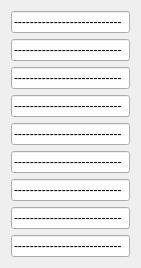
   <widget class="QWidget" name="layoutWidget">
    <property name="geometry">
     <rect>
      <x>151</x>
      <y>278</y>
      <width>141</width>
      <height>248</height>
     </rect>
    </property>
    <layout class="QVBoxLayout" name="verticalLayout_2">
     <item>
      <widget class="QLineEdit" name="estimate1_2">
       <property name="text">
        <string>---------------------------</string>
       </property>
       <property name="readOnly">
        <bool>true</bool>
       </property>
      </widget>
     </item>
     <item>
      <widget class="QLineEdit" name="estimate1_3">
       <property name="text">
        <string>---------------------------</string>
       </property>
       <property name="readOnly">
        <bool>true</bool>
       </property>
      </widget>
     </item>
     <item>
      <widget class="QLineEdit" name="estimate1_4">
       <property name="text">
        <string>---------------------------</string>
       </property>
       <property name="readOnly">
        <bool>true</bool>
       </property>
      </widget>
     </item>
     <item>
      <widget class="QLineEdit" name="estimate1_5">
       <property name="text">
        <string>---------------------------</string>
       </property>
       <property name="readOnly">
        <bool>true</bool>
       </property>
      </widget>
     </item>
     <item>
      <widget class="QLineEdit" name="estimate1_6">
       <property name="text">
        <string>---------------------------</string>
       </property>
       <property name="readOnly">
        <bool>true</bool>
       </property>
      </widget>
     </item>
     <item>
      <widget class="QLineEdit" name="estimate1_7">
       <property name="text">
        <string>---------------------------</string>
       </property>
       <property name="readOnly">
        <bool>true</bool>
       </property>
      </widget>
     </item>
     <item>
      <widget class="QLineEdit" name="estimate1_8">
       <property name="text">
        <string>---------------------------</string>
       </property>
       <property name="readOnly">
        <bool>true</bool>
       </property>
      </widget>
     </item>
     <item>
      <widget class="QLineEdit" name="estimate1_9">
       <property name="text">
        <string>---------------------------</string>
       </property>
       <property name="readOnly">
        <bool>true</bool>
       </property>
      </widget>
     </item>
     <item>
      <widget class="QLineEdit" name="estimate1_10">
       <property name="text">
        <string>---------------------------</string>
       </property>
       <property name="readOnly">
        <bool>true</bool>
       </property>
      </widget>
     </item>
    </layout>
   </widget>
